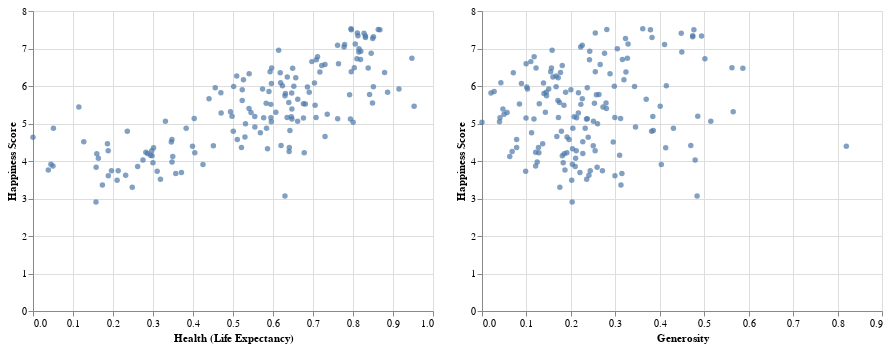

The notebook cell this image was saved under:
### Markdown cell above
How do we facet charts? Well we can use a few different approaches.

### Code cell
c1 = alt.Chart(data).mark_circle().encode(
    x = "Health (Life Expectancy)",
    y = "Happiness Score",
)

c2 = alt.Chart(data).mark_circle().encode(
    x = "Generosity",
    y = "Happiness Score",
)

c1|c2

### Figure 1 — Vega-Lite specification as saved in the notebook (floating-point values rounded to 4 significant figures; data arrays with more than 128 entries replaced by an {"elided": "..."} marker saying what was removed)
{"config": {"view": {"continuousWidth": 400, "continuousHeight": 300}}, "hconcat": [{"mark": "circle", "encoding": {"x": {"type": "quantitative", "field": "Health (Life Expectancy)"}, "y": {"type": "quantitative", "field": "Happiness Score"}}}, {"mark": "circle", "encoding": {"x": {"type": "quantitative", "field": "Generosity"}, "y": {"type": "quantitative", "field": "Happiness Score"}}}], "data": {"name": "data-7788278e77f66128859c57f947a291e7"}, "$schema": "https://vega.github.io/schema/vega-lite/v4.8.1.json", "datasets": {"data-7788278e77f66128859c57f947a291e7": {"elided": "157 records"}}}
